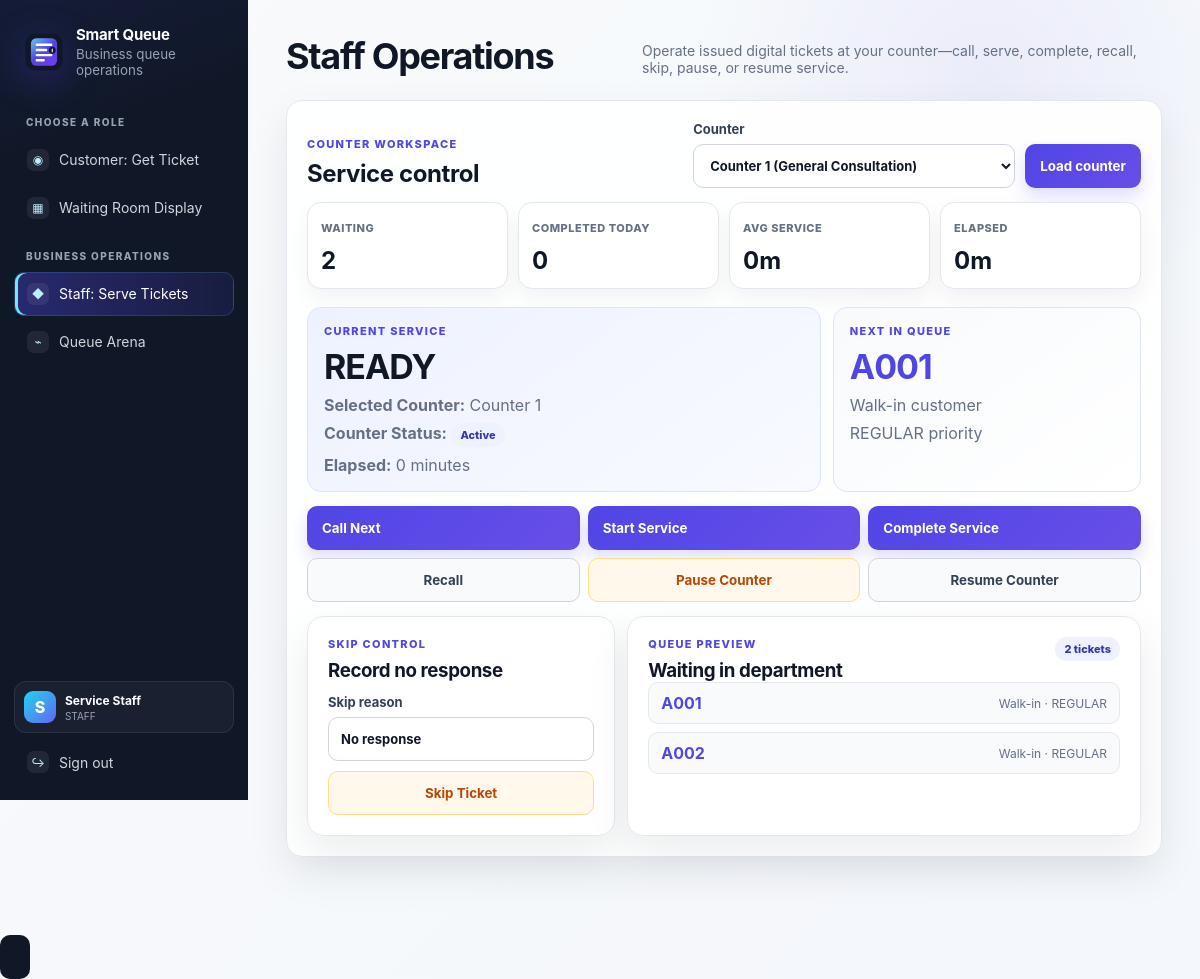
Screenshot of /staff (signed in) with the database file from the repository.
### database/models.py (models this page shows)
class Base(DeclarativeBase):
    pass

class Counter(Base):
    __tablename__ = "counters"
    id: Mapped[int] = mapped_column(Integer, primary_key=True)
    name: Mapped[str] = mapped_column(String(100), unique=True, nullable=False)
    department_id: Mapped[int] = mapped_column(ForeignKey("departments.id"), nullable=False)
    is_active: Mapped[bool] = mapped_column(Boolean, default=True, nullable=False)
    is_paused: Mapped[bool] = mapped_column(Boolean, default=False, nullable=False)
    department = relationship("Department", back_populates="counters")
    assigned_staff = relationship("User", back_populates="assigned_counter", foreign_keys=[User.assigned_counter_id])

class Ticket(Base):
    __tablename__ = "tickets"
    id: Mapped[int] = mapped_column(Integer, primary_key=True)
    ticket_number: Mapped[str] = mapped_column(String(20), unique=True, nullable=False, index=True)
    customer_name: Mapped[str | None] = mapped_column(String(120))
    priority_category: Mapped[PriorityCategory] = mapped_column(Enum(PriorityCategory), default=PriorityCategory.REGULAR)
    ticket_type: Mapped[TicketType] = mapped_column(Enum(TicketType), default=TicketType.WALK_IN)
    status: Mapped[TicketStatus] = mapped_column(Enum(TicketStatus), default=TicketStatus.WAITING, index=True)
    department_id: Mapped[int] = mapped_column(ForeignKey("departments.id"), nullable=False)
    service_id: Mapped[int] = mapped_column(ForeignKey("services.id"), nullable=False)
    counter_id: Mapped[int | None] = mapped_column(ForeignKey("counters.id"))
    created_by_user_id: Mapped[int | None] = mapped_column(ForeignKey("users.id"))
    called_by_staff_id: Mapped[int | None] = mapped_column(ForeignKey("users.id"))
    estimated_wait_minutes: Mapped[int] = mapped_column(Integer, default=0, nullable=False)
    skip_reason: Mapped[str | None] = mapped_column(Text)
    transfer_note: Mapped[str | None] = mapped_column(Text)
    recall_count: Mapped[int] = mapped_column(Integer, default=0, nullable=False)
    created_at: Mapped[datetime] = mapped_column(DateTime, default=datetime.utcnow, index=True)
    called_at: Mapped[datetime | None] = mapped_column(DateTime)
    service_started_at: Mapped[datetime | None] = mapped_column(DateTime)
    completed_at: Mapped[datetime | None] = mapped_column(DateTime)
    updated_at: Mapped[datetime] = mapped_column(
        DateTime,
        default=datetime.utcnow,
        onupdate=datetime.utcnow,
    )
    department = relationship("Department")
    service = relationship("Service")
    counter = relationship("Counter")

### app.py (the view, shortened to what this page needs)
@app.route("/staff", methods=["GET", "POST"])
@login_required
@roles_required(Role.ADMIN, Role.MANAGER, Role.STAFF)
def staff_dashboard():
    selected_counter_id = request.values.get("counter_id", type=int)
    with get_session() as db:
        counters = list(db.scalars(select(Counter).where(Counter.is_active.is_(True))).all())
        if not counters:
            flash("No active counters configured.", "warning")
            return render_template("staff.html", counters=[], selected_counter=None, current_ticket=None)
        if selected_counter_id is None:
            selected_counter_id = counters[0].id
        selected_counter = db.get(Counter, selected_counter_id)
        current_ticket = db.scalar(
            select(Ticket)
            .where(Ticket.counter_id == selected_counter.id, Ticket.status.in_([TicketStatus.CALLED, TicketStatus.SERVING]))
            .order_by(desc(Ticket.called_at), desc(Ticket.updated_at))
        )
        waiting = list(
            db.scalars(
                select(Ticket)
                .where(Ticket.department_id == selected_counter.department_id, Ticket.status == TicketStatus.WAITING)
                .order_by(Ticket.created_at.asc())
                .limit(10)
            ).all()
        )
        waiting_count = len(waiting)
        next_ticket = waiting[0] if waiting else None
        completed_today = db.scalar(select(func.count(Ticket.id)).where(
            Ticket.counter_id == selected_counter.id,
            Ticket.status == TicketStatus.COMPLETED,
            Ticket.completed_at >= datetime.utcnow().replace(hour=0, minute=0, second=0, microsecond=0),
        )) or 0
        completed_durations = []
        for ticket in db.scalars(select(Ticket).where(
            Ticket.counter_id == selected_counter.id,
            Ticket.status == TicketStatus.COMPLETED,
            Ticket.service_started_at.is_not(None),
            Ticket.completed_at.is_not(None),
        )).all():
            completed_durations.append((ticket.completed_at - ticket.service_started_at).total_seconds() / 60)
        average_service = round(sum(completed_durations) / len(completed_durations), 1) if completed_durations else 0
        elapsed_service = 0
        if current_ticket and current_ticket.service_started_at:
            elapsed_service = max(int((datetime.utcnow() - current_ticket.service_started_at).total_seconds() / 60), 0)
        staff_summary = {
            "waiting": waiting_count,
            "completed_today": completed_today,
            "average_service": average_service,
            "elapsed_service": elapsed_service,
            "next_ticket": next_ticket,
        }
        return render_template(
            "staff.html",
            counters=counters,
            selected_counter=selected_counter,
            current_ticket=current_ticket,
            waiting=waiting,
            staff_summary=staff_summary,
        )

### app.py (called while the page is built)
def login_required(view_func):
    @wraps(view_func)
    def wrapper(*args, **kwargs):
        if not session.get("user_id"):
            flash("Please login first.", "warning")
            return redirect(url_for("login"))
        return view_func(*args, **kwargs)
    return wrapper

def roles_required(*roles: Role):
    role_values = {role.value for role in roles}
    def decorator(view_func):
        @wraps(view_func)
        def wrapper(*args, **kwargs):
            user_role = session.get("user_role")
            if user_role not in role_values:
                flash("You do not have access to this page.", "danger")
                return redirect(url_for("home"))
            return view_func(*args, **kwargs)
        return wrapper
    return decorator

### database/connection.py (called while the page is built)
@contextmanager
def get_session():
    session = SessionLocal()
    try:
        yield session
        session.commit()
    except Exception:
        session.rollback()
        raise
    finally:
        session.close()

### templates/staff.html (shortened to what this page needs)
{% extends 'base.html' %}
{% block content %}
<section class="page-head">
  <h1>Staff Operations</h1>
  <p>Operate issued digital tickets at your counter—call, serve, complete, recall, skip, pause, or resume service.</p>
</section>
<section class="card staff-console">
  <div class="staff-console-header">
    <div>
      <span class="eyebrow">COUNTER WORKSPACE</span>
      <h2>Service control</h2>
    </div>
    <form method="get" class="form-inline">
      <label>Counter
        <select name="counter_id">
          {% for c in counters %}
          <option value="{{ c.id }}" {% if selected_counter and c.id == selected_counter.id %}selected{% endif %}>{{ c.name }} ({{ c.department.name }})</option>
          {% endfor %}
        </select>
      </label>
      <button type="submit">Load counter</button>
    </form>
  </div>
  {% if selected_counter %}
  <section class="desk-kpis staff-kpis">
    <div><span>Waiting</span><strong>{{ staff_summary.waiting }}</strong></div>
    <div><span>Completed Today</span><strong>{{ staff_summary.completed_today }}</strong></div>
    <div><span>Avg Service</span><strong>{{ staff_summary.average_service }}m</strong></div>
    <div><span>Elapsed</span><strong>{{ staff_summary.elapsed_service }}m</strong></div>
  </section>
  <div class="staff-operation-grid">
    <div class="ticket-box staff-current-ticket">
      <span class="eyebrow">CURRENT SERVICE</span>
      <strong class="staff-current-id">{{ current_ticket.ticket_number if current_ticket else 'READY' }}</strong>
      <p><strong>Selected Counter:</strong> {{ selected_counter.name }}</p>
      <p><strong>Counter Status:</strong> <span class="badge">{{ 'Paused' if selected_counter.is_paused else 'Active' }}</span></p>
      <p><strong>Elapsed:</strong> {{ staff_summary.elapsed_service }} minutes</p>
    </div>
    <div class="ticket-box staff-next-ticket">
      <span class="eyebrow">NEXT IN QUEUE</span>
      {% if staff_summary.next_ticket %}
      <strong class="staff-next-id">{{ staff_summary.next_ticket.ticket_number }}</strong>
      <p>{{ staff_summary.next_ticket.customer_name or 'Walk-in customer' }}</p>
      <p>{{ staff_summary.next_ticket.priority_category.value }} priority</p>
      {% else %}
      <strong class="staff-next-id">—</strong>
      <p>No waiting customers.</p>
      {% endif %}
    </div>
  </div>
  <div class="desk-actions">
    <form method="post" class="inline-form"><input type="hidden" name="counter_id" value="{{ selected_counter.id }}"><input type="hidden" name="action" value="call_next"><button class="primary-action">Call Next</button></form>
    <form method="post" class="inline-form"><input type="hidden" name="counter_id" value="{{ selected_counter.id }}"><input type="hidden" name="action" value="start"><button class="primary-action">Start Service</button></form>
    <form method="post" class="inline-form"><input type="hidden" name="counter_id" value="{{ selected_counter.id }}"><input type="hidden" name="action" value="complete"><button class="primary-action">Complete Service</button></form>
    <form method="post" class="inline-form"><input type="hidden" name="counter_id" value="{{ selected_counter.id }}"><input type="hidden" name="action" value="recall"><button class="secondary-action">Recall</button></form>
    <form method="post" class="inline-form"><input type="hidden" name="counter_id" value="{{ selected_counter.id }}"><input type="hidden" name="action" value="pause"><button class="warning-action">Pause Counter</button></form>
    <form method="post" class="inline-form"><input type="hidden" name="counter_id" value="{{ selected_counter.id }}"><input type="hidden" name="action" value="resume"><button class="secondary-action">Resume Counter</button></form>
  </div>
  <div class="staff-bottom-grid">
    <form method="post" class="card skip-card">
      <span class="eyebrow">SKIP CONTROL</span>
      <h3>Record no response</h3>
      <label>Skip reason<input name="skip_reason" placeholder="No response" value="No response"></label>
      <button type="submit" class="warning-action">Skip Ticket</button>
    </form>
    <section class="card waiting-card">
      <div class="chart-heading"><div><span class="eyebrow">QUEUE PREVIEW</span><h3>Waiting in department</h3></div><span class="badge">{{ waiting|length }} tickets</span></div>
      <div class="waiting-list">
        {% for t in waiting %}
        <div class="waiting-list-item"><strong>{{ t.ticket_number }}</strong><span>{{ t.customer_name or 'Walk-in' }} · {{ t.priority_category.value }}</span></div>
        {% else %}
        <div class="waiting-list-item"><strong>—</strong><span>No waiting tickets.</span></div>
        {% endfor %}
      </div>
    </section>
  </div>
  {% endif %}
</section>
{% endblock %}

### rows the page displays
Counter: name "Counter 1", is_paused "Active"
Ticket: next_ticket.ticket_number "A001", next_ticket "Walk-in customer", next_ticket.priority_category.value "REGULAR", ticket_number "A001", customer_name "Walk-in", priority_category.value "REGULAR"
Ticket: ticket_number "A002", customer_name "Walk-in", priority_category.value "REGULAR"

### other values shown
{{ session.get('user_name', 'U')[0].upper() }} "S"
{{ session.get('user_name', 'User') }} "Service Staff"
{{ session.get('user_role', 'CUSTOMER') }} "STAFF"
{{ staff_summary.waiting }} "2"
{{ staff_summary.completed_today }} "0"
{{ staff_summary.average_service }} "0"
{{ staff_summary.elapsed_service }} "0"
{{ current_ticket.ticket_number if current_ticket else 'READY' }} "READY"
{{ waiting|length }} "2"
form field counter_id "Counter 1 (General Consultation)"
